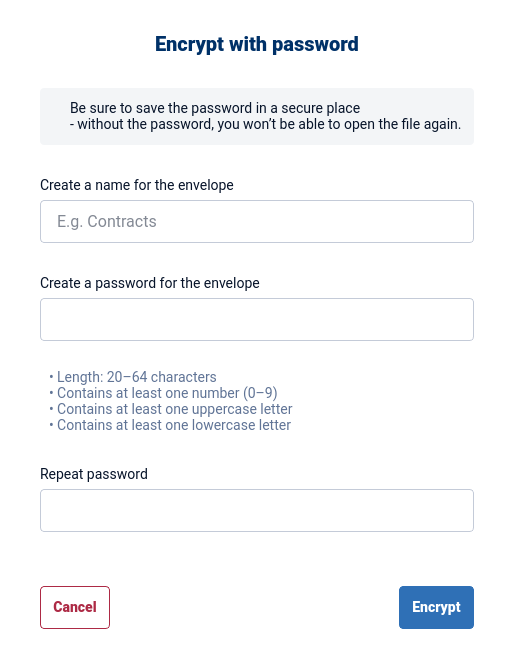
<?xml version="1.0" encoding="UTF-8"?>
<!-- SPDX-FileCopyrightText: Estonian Information System Authority -->
<!-- SPDX-License-Identifier: LGPL-2.1-or-later -->
<ui version="4.0">
 <class>PasswordDialog</class>
 <widget class="QDialog" name="PasswordDialog">
  <property name="windowModality">
   <enum>Qt::WindowModal</enum>
  </property>
  <property name="geometry">
   <rect>
    <x>0</x>
    <y>0</y>
    <width>528</width>
    <height>628</height>
   </rect>
  </property>
  <property name="styleSheet">
   <string notr="true">QWidget {
color: #07142A;
font-family: Roboto, Helvetica;
font-size: 14px;
}
#PasswordDialog {
background-color: #FFFFFF;
border-radius: 4px;
}
#passwordError, #password2Error {
color: #AD2A45;
}
QLineEdit {
padding: 10px 14px;
border: 1px solid #C4CBD8;
border-radius: 4px;
background-color: white;
placeholder-text-color: #607496;
font-size: 16px;
}
QLineEdit[label=&quot;error&quot;] {
border-color: #BE7884;
}
QLineEdit[readOnly=&quot;true&quot;] {
border: none;
padding: 0px;
background-color: transparent;
font-weight: 700;
}
QLineEdit::disabled {
color: #607496;
background-color: #F3F5F7;
}
QPushButton {
border: 1px solid #AD2A45;
border-radius: 4px;
padding: 12px 12px;
color: #AD2A45;
font-weight: 700;
}
QPushButton:hover, QPushButton:focus {
background-color: #F5EBED;
}
QPushButton:pressed {
background-color: #E1C1C6;
}
QPushButton:default {
background-color: #2F70B6;
border-color: #2F70B6;
color: #ffffff;
}
QPushButton:default:hover, QPushButton:default:focus {
background-color: #2B66A6;
border-color: #2B66A6;
}
QPushButton:default:pressed {
background-color: #215081;
border-color: #215081;
}
QPushButton:default:disabled {
background-color: #82A9D3;
border-color: #82A9D3;
}
#title {
font-size: 20px;
font-weight: 700;
color: #003168;
}
#infoWidget {
border-radius: 4px;
background-color: #F3F5F7;
}
#passwordHint {
color: #607496;
margin-left: 6px;
}</string>
  </property>
  <layout class="QVBoxLayout" name="PasswordDialogLayout">
   <property name="spacing">
    <number>32</number>
   </property>
   <property name="sizeConstraint">
    <enum>QLayout::SetFixedSize</enum>
   </property>
   <property name="leftMargin">
    <number>40</number>
   </property>
   <property name="topMargin">
    <number>32</number>
   </property>
   <property name="rightMargin">
    <number>40</number>
   </property>
   <property name="bottomMargin">
    <number>32</number>
   </property>
   <item>
    <widget class="QLabel" name="title">
     <property name="text">
      <string>Encrypt with password</string>
     </property>
     <property name="alignment">
      <set>Qt::AlignCenter</set>
     </property>
    </widget>
   </item>
   <item>
    <widget class="QWidget" name="infoWidget" native="true">
     <layout class="QHBoxLayout" name="infoWidgetLayout" stretch="0,1">
      <property name="spacing">
       <number>10</number>
      </property>
      <property name="leftMargin">
       <number>12</number>
      </property>
      <property name="topMargin">
       <number>12</number>
      </property>
      <property name="rightMargin">
       <number>12</number>
      </property>
      <property name="bottomMargin">
       <number>12</number>
      </property>
      <item>
       <widget class="QLabel" name="infoIcon">
        <property name="pixmap">
         <pixmap resource="../images/images.qrc">:/images/icon_info_main.svg</pixmap>
        </property>
       </widget>
      </item>
      <item>
       <widget class="QLabel" name="infoLabel">
        <property name="text">
         <string>Be sure to save the password in a secure place
- without the password, you won’t be able to open the file again.</string>
        </property>
       </widget>
      </item>
     </layout>
    </widget>
   </item>
   <item>
    <layout class="QVBoxLayout" name="labelLayout">
     <property name="spacing">
      <number>6</number>
     </property>
     <item>
      <widget class="QLabel" name="labelLabel">
       <property name="text">
        <string>Create a name for the envelope</string>
       </property>
       <property name="buddy">
        <cstring>labelLine</cstring>
       </property>
      </widget>
     </item>
     <item>
      <widget class="QLineEdit" name="labelLine">
       <property name="minimumSize">
        <size>
         <width>400</width>
         <height>0</height>
        </size>
       </property>
       <property name="placeholderText">
        <string>E.g. Contracts</string>
       </property>
      </widget>
     </item>
    </layout>
   </item>
   <item>
    <layout class="QVBoxLayout" name="passwordLayout">
     <property name="spacing">
      <number>6</number>
     </property>
     <item>
      <widget class="QLabel" name="passwordLabel">
       <property name="text">
        <string>Create a password for the envelope</string>
       </property>
       <property name="alignment">
        <set>Qt::AlignLeading|Qt::AlignLeft|Qt::AlignVCenter</set>
       </property>
       <property name="buddy">
        <cstring>passwordLine</cstring>
       </property>
      </widget>
     </item>
     <item>
      <widget class="LineEdit" name="passwordLine">
       <property name="echoMode">
        <enum>QLineEdit::Password</enum>
       </property>
      </widget>
     </item>
     <item>
      <widget class="QLabel" name="passwordError"/>
     </item>
     <item>
      <widget class="QLabel" name="passwordHint">
       <property name="text">
        <string>• Length: 20–64 characters
• Contains at least one number (0–9)
• Contains at least one uppercase letter
• Contains at least one lowercase letter</string>
       </property>
       <property name="textFormat">
        <enum>Qt::AutoText</enum>
       </property>
      </widget>
     </item>
    </layout>
   </item>
   <item>
    <layout class="QVBoxLayout" name="password2Layout">
     <property name="spacing">
      <number>6</number>
     </property>
     <item>
      <widget class="QLabel" name="password2Label">
       <property name="text">
        <string>Repeat password</string>
       </property>
       <property name="buddy">
        <cstring>password2Line</cstring>
       </property>
      </widget>
     </item>
     <item>
      <widget class="LineEdit" name="password2Line">
       <property name="echoMode">
        <enum>QLineEdit::Password</enum>
       </property>
      </widget>
     </item>
     <item>
      <widget class="QLabel" name="password2Error"/>
     </item>
    </layout>
   </item>
   <item>
    <layout class="QHBoxLayout" name="buttonLayout">
     <item>
      <widget class="QPushButton" name="cancel">
       <property name="text">
        <string>Cancel</string>
       </property>
       <property name="autoDefault">
        <bool>false</bool>
       </property>
      </widget>
     </item>
     <item>
      <spacer name="horizontalSpacer">
       <property name="orientation">
        <enum>Qt::Horizontal</enum>
       </property>
       <property name="sizeHint" stdset="0">
        <size>
         <width>40</width>
         <height>20</height>
        </size>
       </property>
      </spacer>
     </item>
     <item>
      <widget class="QPushButton" name="ok">
       <property name="text">
        <string>Encrypt</string>
       </property>
       <property name="default">
        <bool>true</bool>
       </property>
      </widget>
     </item>
    </layout>
   </item>
  </layout>
 </widget>
 <customwidgets>
  <customwidget>
   <class>LineEdit</class>
   <extends>QLineEdit</extends>
   <header>widgets/LineEdit.h</header>
  </customwidget>
 </customwidgets>
 <resources>
  <include location="../images/images.qrc"/>
 </resources>
 <connections/>
</ui>
